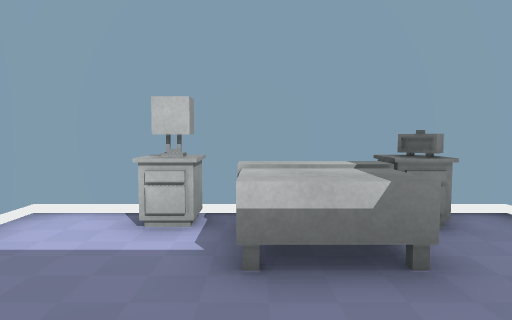
View 1 (above)

14 first-person views from a walk through a Unity game level. The camera is 1.2 m above the floor, tilts 4° down and sees 70° across. Doors are open. The floor is counted in squares, 1 m on a side. Each view is taken from the middle of a square. On the plan, view 1 faces up. The plan holds only what a view shows up to about 15 squares ahead; the rest is blank. The player character is not drawn.

View 2
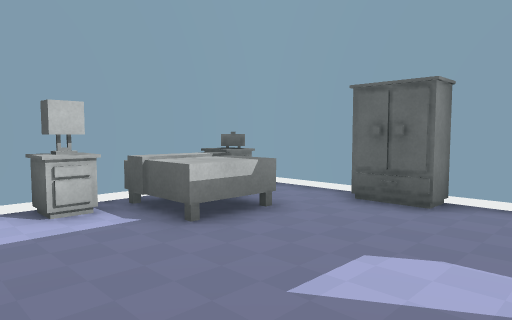

View 3
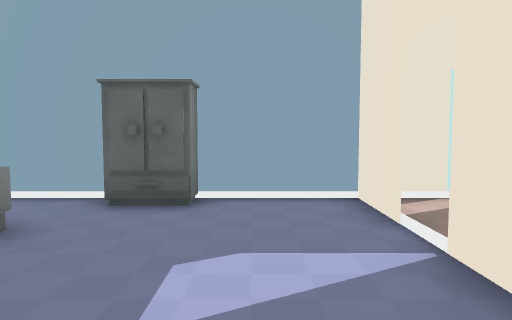

View 4
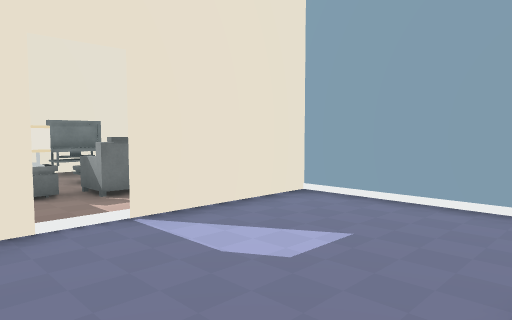

View 5
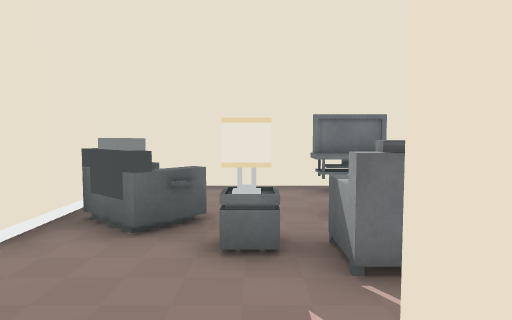

View 6
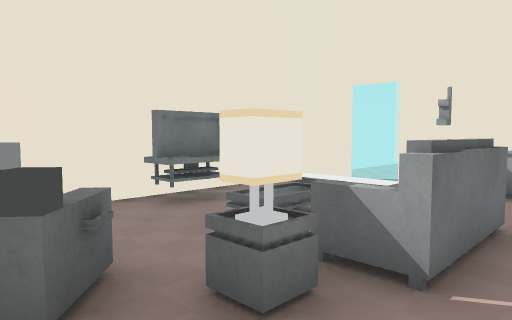

View 7
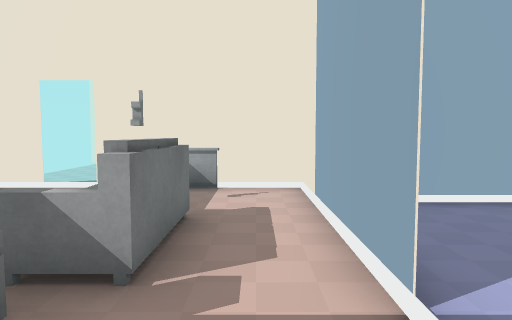

View 8
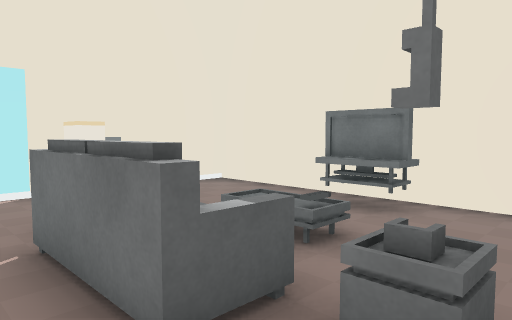

View 9
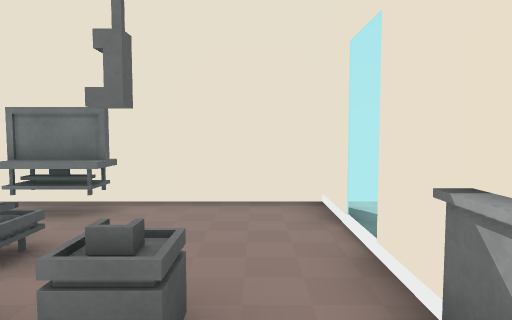

View 10
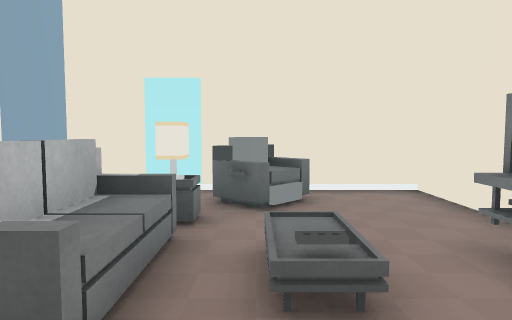

View 11
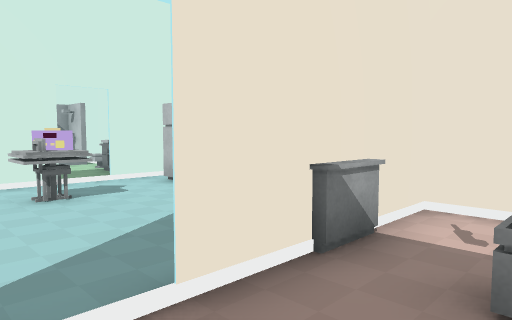

View 12
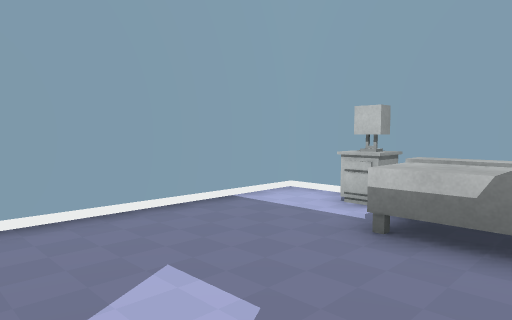

View 13
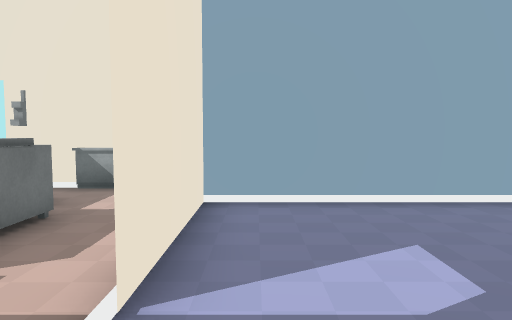

View 14
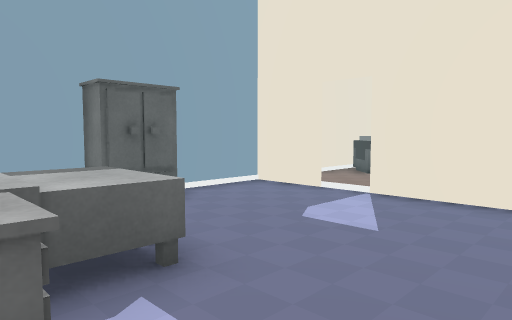

### Floor plan
Key: @ floor where view 1 was taken; # wall or solid block; . floor; / step, stairs or slope; D open door; L lamp; N nightstand; B bed; C clock; S sofa; T table; A TV; I cabinet; F fridge; O other object.
Columns run from 15 left of view 1 to 4 right of it. Each row starts with its distance up from view 1.
  6            #########
  5            #.LNBBNC#
  4            #...BB..#
  3            #...BB..#
  2            #......O#
  1            #......O#
  0            #...@...#
 -1            #.......#
 -2   # F     ######D###
 -3 OO#.F     #........#
 -4  .DD...   #..SSSL..D
 -5   DD.....II.T///TO.
 -6   #.TO....#.../..OO#
 -7     ......D.../...O#
 -8       ....#...O....#
 -9       ....#..AAA...#
-10           ##########

Where each view was taken, in squares from view 1:
view 1: 0 up, 0 right, facing up
view 2: 1 down, 3 left, facing up-right
view 3: 0 up, 3 left, facing right
view 4: 3 up, 3 right, facing down-left
view 5: 1 down, 1 right, facing down
view 6: 3 down, 3 right, facing down-left
view 7: 3 down, 3 right, facing left
view 8: 3 down, 4 left, facing down-right
view 9: 3 down, 4 left, facing down
view 10: 6 down, 4 left, facing right
view 11: 8 down, 3 left, facing up-left
view 12: 1 down, 2 right, facing up-left
view 13: 1 down, 3 right, facing left
view 14: 5 up, 3 left, facing down-right
